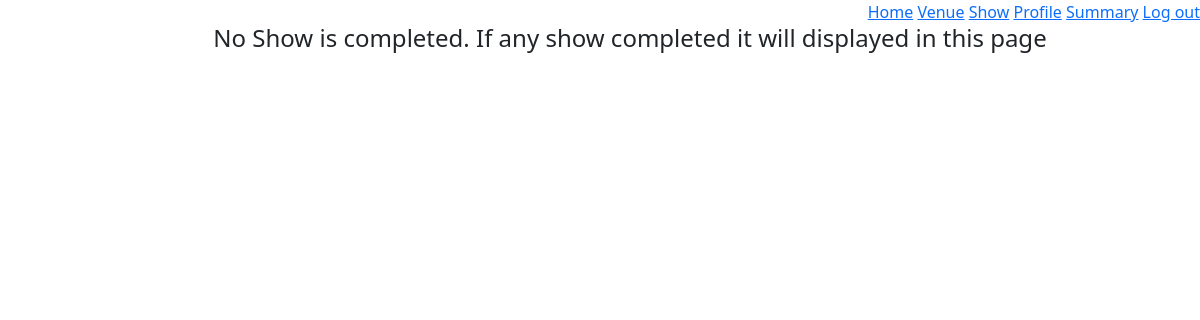
Before: /admin/1/archive with the older database file.
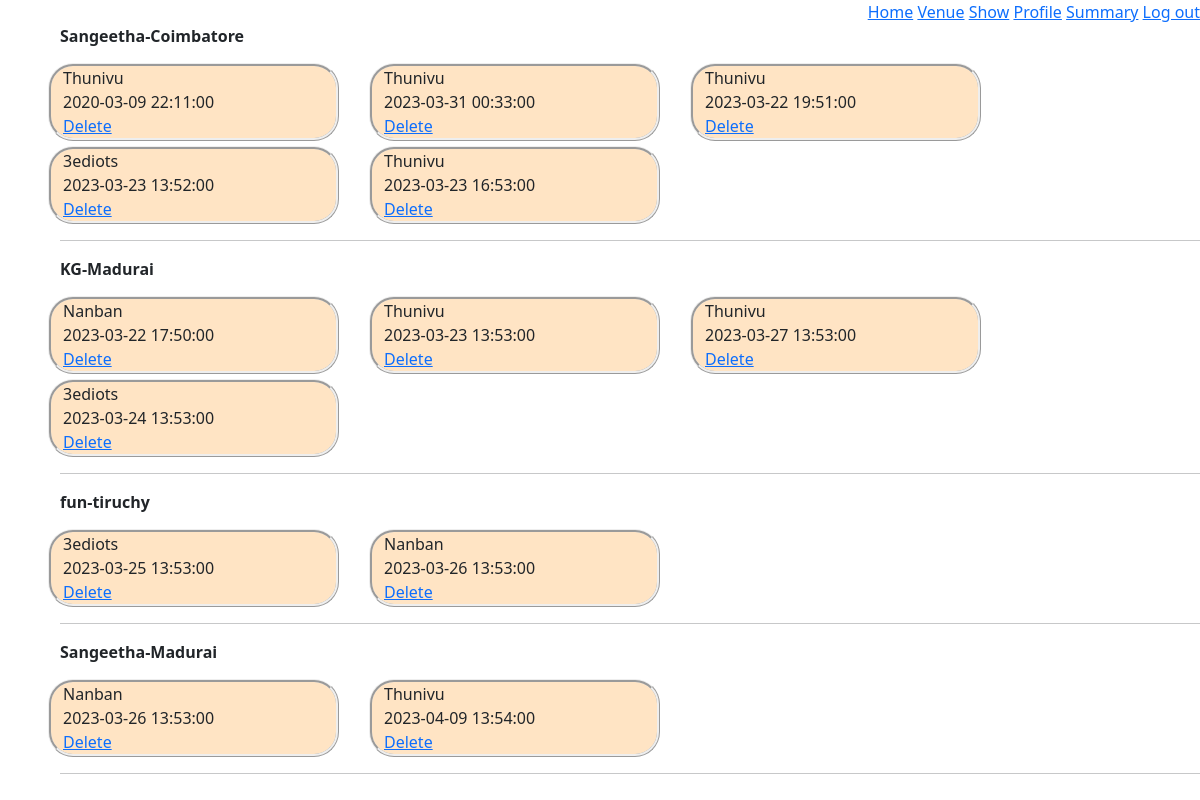
After: the same page with the newer database file.
### models/module.py (models this page shows)
class Venue(db.Model):
    venue_id = db.Column(db.Integer, autoincrement=True, primary_key=True)
    venue_name = db.Column(db.String(), nullable=False)
    place = db.Column(db.String())
    location = db.Column(db.String(), nullable=False)
    max_capacity = db.Column(db.Integer, nullable=False)
    fare2D = db.Column(db.Integer, nullable=False)
    fare3D = db.Column(db.Integer, nullable=False)
    venueShows = db.relationship("Show",
                                 backref="venues",
                                 secondary="show_venue")

class Show(db.Model):
    show_id = db.Column(db.Integer, autoincrement=True, primary_key=True)
    show_name = db.Column(db.String(), unique=True, nullable=False)
    min_fare = db.Column(db.Integer, nullable=False)
    duration = db.Column(db.Integer, nullable=False)
    is3d = db.Column(db.Boolean, nullable=False)
    tags = db.relationship("Showtag", backref="shows")

class ShowVenue(db.Model):
    sv_id = db.Column(db.Integer, autoincrement=True, primary_key=True)
    show_id = db.Column(db.Integer,
                        db.ForeignKey("show.show_id"),
                        nullable=False)
    venue_id = db.Column(db.Integer,
                         db.ForeignKey("venue.venue_id"),
                         nullable=False)
    time = db.Column(db.DateTime, nullable=False)

### app.py (the view)
@app.route("/admin/<int:a_id>/archive", methods={"GET", "POST"})
def adminarchive(a_id):
    v = Venue.query.all()
    list = []
    total = 0
    for e in v:
        allVenueShow = ShowVenue.query.filter(
            ShowVenue.venue_id == e.venue_id, ShowVenue.time <= datetime.now()
        ).all()
        eachjson = {}
        eachjson["venue_id"] = e.venue_id
        eachjson["venue_name"] = e.venue_name
        eachjson["place"] = e.place
        eachjson["location"] = e.location
        eachjson["shows"] = []
        total += len(allVenueShow)
        for ee in allVenueShow:
            currentShow = Show.query.filter_by(show_id=ee.show_id).first()
            innerjson = {}
            innerjson["sv_id"] = ee.sv_id
            innerjson["time"] = ee.time
            innerjson["show_name"] = currentShow.show_name
            eachjson["shows"].append(innerjson)
        list.append(eachjson)
    return render_template("admin/archive.html", Venue=list, adminId=a_id, total=total)

### templates/admin/archive.html (shortened to what this page needs)
<!DOCTYPE html>
<html>
<head>
  <link href="https://cdn.jsdelivr.net/npm/bootstrap@5.3.0-alpha1/dist/css/bootstrap.min.css" rel="stylesheet"
 />
  <link rel="stylesheet" href="https://cdnjs.cloudflare.com/ajax/libs/font-awesome/4.7.0/css/font-awesome.min.css" />
</head>
<body>
  <div style="text-align: right">
    <a href="/admin/{{adminId}}/home">Home</a>
    <a href="/admin/{{adminId}}/venue">Venue</a>
    <a href="/admin/{{adminId}}/show">Show</a>
    <a href="/admin/{{adminId}}/profile">Profile</a>
    <a href="/admin/{{adminId}}/summary">Summary</a>
    <a href="/admin/login">Log out</a>
  </div>
  <div style="margin-left: 5%">
    {% if total ==0 %}
    <h4 style="text-align: center;">No Show is completed. If any show completed it will displayed in this page</h4>
    {%else%}
    {%for each in Venue%}
    {% if each.shows|length >0 %}
    <b>{{each.venue_name}}-{{each.location}}&emsp;</b>
    <div class="row" style="margin-top: 10px">
      {%for each1 in each.shows%}
      <div id="small" class="col-md-3">
        <label>{{each1.show_name}}</label><br />
        <label>{{each1.time}}</label><br />
        <a name="delete"
          onclick="return window.confirm('Deleting this Allocation, will also delete all the booking related to it. Are you sure, you want to delete it?')"
          href="/admin/{{adminId}}/delete/{{each1.sv_id}}">Delete</a>
      </div>
      {%endfor%}
    </div>
    <hr />
    {%endif%}
    {%endfor%}
    {%endif%}
  </div>
</body>
</html>

Changed rows visible on the page:
added Venue: venue_name "Sangeetha", location "Coimbatore"
now on this page (row unchanged): Show: show_name "Thunivu", time "2020-03-09 22:11:00", time "2023-03-31 00:33:00", time "2023-03-22 19:51:00", time "2023-03-23 16:53:00", time "2023-03-23 13:53:00", time "2023-03-27 13:53:00", time "2023-04-09 13:54:00"
added Show: show_name "3ediots", time "2023-03-23 13:52:00", time "2023-03-24 13:53:00", time "2023-03-25 13:53:00"
added Venue: venue_name "KG", location "Madurai"
added Show: show_name "Nanban", time "2023-03-22 17:50:00", time "2023-03-26 13:53:00"
added Venue: venue_name "fun", location "tiruchy"
added Venue: venue_name "Sangeetha", location "Madurai"
Other visible differences:
text no longer shown: "No Show is completed. If any show completed it will displayed in this page"
